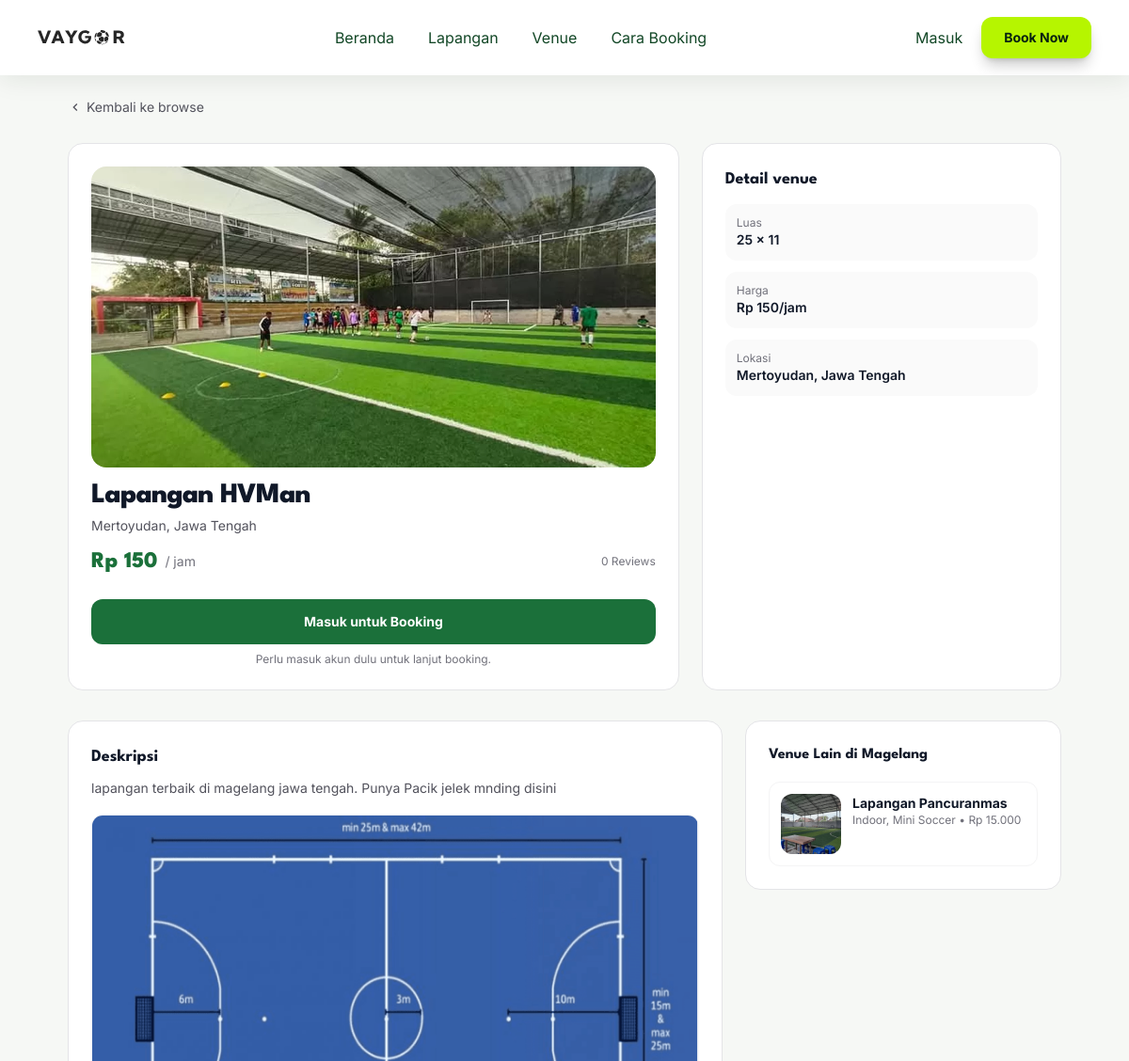
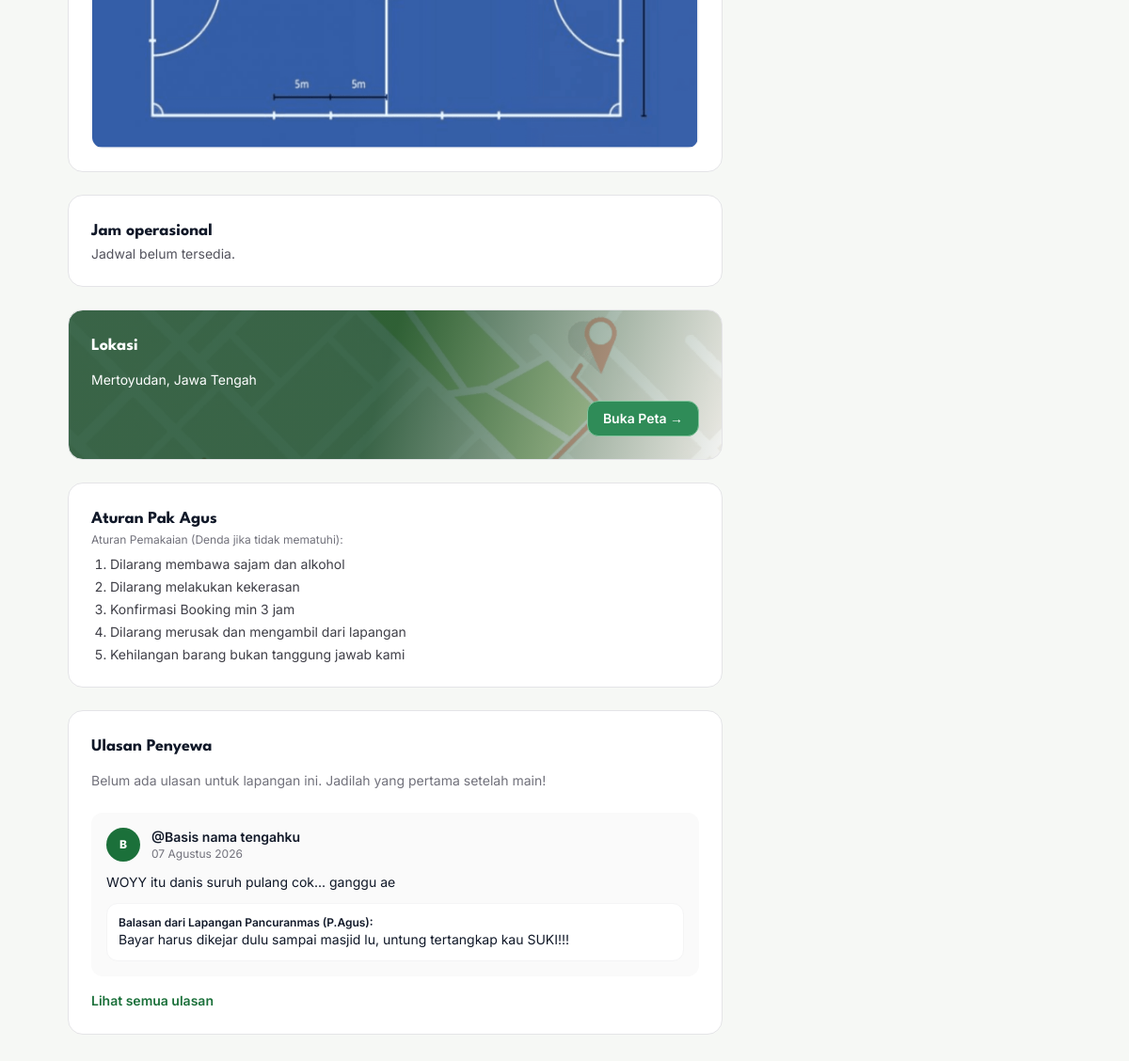
/index.php?p=produk&id=2, run on the app's committed database (2 pictures, top to bottom).
### tables this page shows
CREATE TABLE `fields` (
  `id` int UNSIGNED NOT NULL,
  `name` varchar(100) NOT NULL,
  `location` varchar(255) NOT NULL,
  `description` text,
  `capacity` int DEFAULT '10',
  `price` decimal(12,2) NOT NULL DEFAULT '0.00',
  `image` varchar(255) DEFAULT NULL
);

### pages/produk.php (the view, shortened to what this page needs)
<?php
$vid = (int)($_GET['id'] ?? 1);
$venue = null;
try {
  $stmt = $conn->prepare("
    SELECT * FROM fields WHERE id = ? LIMIT 1
    ");
  $stmt->bind_param("i", $vid);
  $stmt->execute();
  $res = $stmt->get_result();
  $venue = $res->fetch_assoc();
} catch (Throwable $e) {
  $venue = null;
}
function p_img($row)
{
  $c = $row['image'] ?? '';
  if ($c !== '') {
    if (file_exists(__DIR__ . '/../assets/uploads/' . $c)) return 'assets/uploads/' . $c;
  }
  return 'assets/images/lapangan.png';
}
function p_price($n)
{
  return 'Rp ' . number_format((float)$n, 0, ',', '.');
}
$scheds = [];
$other = [];
try {
  $stmt = $conn->prepare("SELECT
        f.*,
        ROUND(
            AVG(
                (b.rate_service + b.rate_comfort + b.rate_place) / 3
            ), 1
        ) AS rating,
        (
            SELECT COUNT(DISTINCT b.id) FROM bookings b
            WHERE b.id_field = f.id
                AND b.rate_service > 0
                AND b.rate_comfort > 0
                AND b.rate_place > 0
        ) AS total_rating
    FROM fields f
    LEFT JOIN bookings b
        ON b.id_field = f.id
        AND b.rate_service > 0
        AND b.rate_comfort > 0
        AND b.rate_place > 0
    WHERE f.id != ?
    GROUP BY f.id
    ORDER BY f.id ASC");
  $stmt->bind_param("i", $vid);
  $stmt->execute();
  $r = $stmt->get_result();
  while ($row = $r->fetch_assoc()) $other[] = $row;
} catch (Throwable $e) {
}
$ratingData = ['avg' => 0, 'count' => 0, 'service' => 0, 'comfort' => 0, 'place' => 0];
$catMap = [];
try {
  $rq = $conn->prepare("SELECT COUNT(*) AS c,
            ROUND(AVG((rate_service + rate_comfort + rate_place) / 3), 1) AS a,
            ROUND(AVG(rate_service), 1) AS s,
            ROUND(AVG(rate_comfort), 1) AS co,
            ROUND(AVG(rate_place), 1) AS p
        FROM bookings
        WHERE id_field = ? AND rate_service > 0 AND rate_comfort > 0 AND rate_place > 0");
  $rq->bind_param("i", $vid);
  $rq->execute();
  $rr = $rq->get_result()->fetch_assoc();
  $qm = mysqli_query($conn, "SELECT fk.id_field, k.name_kat FROM fields_kat fk JOIN kategori k ON k.id_kat = fk.id_kat ORDER BY k.name_kat");
  while ($m = mysqli_fetch_assoc($qm)) $catMap[$m['id_field']][] = $m['name_kat'];
} catch (Throwable $e) {
}
$userLoggedIn = !empty($_SESSION['id']);
$bookUrl = $userLoggedIn
  ? 'index.php?p=booking&id=' . (int) $venue['id']
  : 'login.php?redirect=' . urlencode('index.php?p=produk&id=' . (int) $venue['id']);
$bookLabel = $userLoggedIn ? 'Booking Sekarang' : 'Masuk untuk Booking';
?>
<div class="pt-20">
  <div class="mx-auto max-w-6xl px-6 sm:px-8 lg:px-12 py-6">
    <a href="index.php?p=browse" class="inline-flex items-center gap-1 text-sm text-zinc-600 hover:text-vaygor-600">
      <svg class="h-4 w-4" viewBox="0 0 24 24" fill="currentColor">
        <path d="M15.41 7.41 14 6l-6 6 6 6 1.41-1.41L10.83 12z" />
      </svg>
      Kembali ke browse
    </a>
  </div>
  <div class="mx-auto max-w-6xl px-6 sm:px-8 lg:px-12 pb-12">
    <div class="grid gap-6 lg:grid-cols-[1.7fr_1fr]">
      <div class="rounded-2xl border border-zinc-200 bg-white p-6">
        <img src="<?php echo htmlspecialchars(p_img($venue), ENT_QUOTES, 'UTF-8'); ?>" alt="<?php echo htmlspecialchars($venue['name'], ENT_QUOTES, 'UTF-8'); ?>" class="rounded-2xl h-64 sm:h-80 w-full object-cover">
        <h1 class="mt-3 font-spartan text-2xl sm:text-3xl font-extrabold tracking-tight"><?php echo htmlspecialchars($venue['name'], ENT_QUOTES, 'UTF-8'); ?></h1>
        <p class="mt-1 text-sm text-zinc-600"><?php echo htmlspecialchars($venue['location'], ENT_QUOTES, 'UTF-8'); ?></p>
        <div class="mt-3 flex items-center gap-2">
          <span class="font-spartan text-2xl font-extrabold text-vaygor-600"><?php echo htmlspecialchars(p_price($venue['price']), ENT_QUOTES, 'UTF-8'); ?></span>
          <span class="text-sm text-zinc-500">/ jam</span>
          <span class="ml-auto text-xs text-zinc-500"><?php echo (int) $ratingData['count']; ?> Reviews<?php echo $ratingData['count'] > 0 ? ' • ' . number_format($ratingData['avg'], 1) : ''; ?></span>
        </div>
        <a href="<?php echo htmlspecialchars($bookUrl, ENT_QUOTES, 'UTF-8'); ?>" class="mt-6 flex w-full items-center justify-center rounded-xl bg-vaygor-600 px-6 py-3.5 text-sm font-bold text-white hover:bg-vaygor-700"><?php echo htmlspecialchars($bookLabel, ENT_QUOTES, 'UTF-8'); ?></a>
        <?php if (!$userLoggedIn): ?>
          <p class="mt-2 text-center text-xs text-zinc-500">Perlu masuk akun dulu untuk lanjut booking.</p>
        <?php else: ?>
          <p class="mt-2 text-center text-xs text-zinc-500">Cek jadwal di bawah sebelum booking.</p>
        <?php endif; ?>
      </div>
      <div class="rounded-2xl border border-zinc-200 bg-white p-6">
        <h2 class="font-spartan text-lg font-bold">Detail venue</h2>
        <dl class="mt-3 grid gap-3 text-sm">
          <div class="rounded-xl bg-zinc-50 p-3">
            <dt class="text-xs text-zinc-500">Luas</dt>
            <dd class="font-semibold">25 x 11</dd>
          </div>
          <div class="rounded-xl bg-zinc-50 p-3">
            <dt class="text-xs text-zinc-500">Harga</dt>
            <dd class="font-semibold"><?php echo htmlspecialchars(p_price($venue['price']), ENT_QUOTES, 'UTF-8'); ?>/jam</dd>
          </div>
          <div class="rounded-xl bg-zinc-50 p-3">
            <dt class="text-xs text-zinc-500">Lokasi</dt>
            <dd class="font-semibold"><?php echo htmlspecialchars($venue['location'], ENT_QUOTES, 'UTF-8'); ?></dd>
          </div>
        </dl>
      </div>
    </div>
    <div class="mt-8 grid gap-6 lg:grid-cols-3">
      <div class="lg:col-span-2 space-y-6">
        <div class="rounded-2xl border border-zinc-200 bg-white p-6">
          <h2 class="font-spartan text-lg font-bold">Deskripsi</h2>
          <p class="mt-2 text-sm leading-relaxed text-zinc-600"><?php echo htmlspecialchars($venue['description'] ?? 'Lapangan futsal di Magelang.', ENT_QUOTES, 'UTF-8'); ?></p>
          <img src="assets/images/lapangan.png" alt="Denah" class="mt-4 w-full rounded-xl border border-zinc-100">
        </div>
        <div class="rounded-2xl border border-zinc-200 bg-white p-6">
          <h2 class="font-spartan text-lg font-bold">Jam operasional</h2>
          <?php if (!empty($scheds)): ?>
            <div class="mt-3 grid grid-cols-2 sm:grid-cols-3 gap-2 text-sm">
              <?php foreach ($scheds as $s): ?>
                <div class="rounded-xl border border-zinc-100 bg-zinc-50 px-3 py-2 flex justify-between"><span class="text-zinc-600"><?php echo htmlspecialchars($s['day_of_week'], ENT_QUOTES, 'UTF-8'); ?></span><span class="font-semibold"><?php echo htmlspecialchars(substr($s['open_time'], 0, 5), ENT_QUOTES, 'UTF-8'); ?>-<?php echo htmlspecialchars(substr($s['close_time'], 0, 5), ENT_QUOTES, 'UTF-8'); ?></span></div>
              <?php endforeach; ?>
            </div>
          <?php else: ?>
            <p class="text-sm text-zinc-600">Jadwal belum tersedia.</p>
          <?php endif; ?>
        </div>
        <div class="rounded-2xl border border-zinc-200 bg-white p-6 bg-[linear-gradient(105deg,rgba(18,71,38,0.82)_48%,rgba(232,233,232,0.55)_100%),url('assets/images/maps.png')] bg-cover bg-center text-white flex flex-col">
          <h2 class="font-spartan text-lg font-bold">Lokasi</h2>
          <p class="mt-3 text-sm"><?= htmlspecialchars($venue['location'], ENT_QUOTES, 'UTF-8'); ?></p>
          <a href="https://www.google.com/maps/search/?api=1&query=<?php echo urlencode($venue['name'] . ' Magelang'); ?>" target="_blank" rel="noopener" class="mt-3 ml-auto inline-flex rounded-xl border border-vaygor-300 bg-vaygor-500 px-4 py-2 text-sm font-semibold hover:text-vaygor-600 hover:bg-vaygor-100">Buka Peta →</a>
        </div>
        <div class="rounded-2xl border border-zinc-200 bg-white p-6">
          <h2 class="font-spartan text-lg font-bold">Aturan Pak Agus</h2>
          <p class="text-xs text-zinc-500">Aturan Pemakaian (Denda jika tidak mematuhi):</p>
          <ol class="mt-2 list-decimal pl-5 space-y-1 text-sm text-zinc-700">
            <li>Dilarang membawa sajam dan alkohol</li>
            <li>Dilarang melakukan kekerasan</li>
            <li>Konfirmasi Booking min 3 jam</li>
            <li>Dilarang merusak dan mengambil dari lapangan</li>
            <li>Kehilangan barang bukan tanggung jawab kami</li>
          </ol>
        </div>
        <div id="ulasan" class="rounded-2xl border border-zinc-200 bg-white p-6">
          <h2 class="font-spartan text-lg font-bold">Ulasan Penyewa</h2>
          <?php if ($ratingData['count'] > 0): ?>
            <div class="mt-3 flex items-center gap-3">
              <span class="font-spartan text-3xl font-extrabold"><?php echo number_format($ratingData['avg'], 1); ?></span>
              <span class="text-sm text-zinc-600"><?php echo (int) $ratingData['count']; ?> Reviews</span>
            </div>
            <div class="mt-4 space-y-3">
              <div class="flex justify-between text-sm"><span>Kondisi Lapangan</span><b><?php echo number_format($ratingData['place'], 2); ?></b></div>
              <div class="flex justify-between text-sm"><span>Kenyamanan &amp; Kebersihan</span><b><?php echo number_format($ratingData['comfort'], 2); ?></b></div>
              <div class="flex justify-between text-sm"><span>Komunikasi</span><b><?php echo number_format($ratingData['service'], 2); ?></b></div>
            </div>
          <?php else: ?>
            <p class="mt-3 text-sm text-zinc-500">Belum ada ulasan untuk lapangan ini. Jadilah yang pertama setelah main!</p>
          <?php endif; ?>
          <div class="mt-6 rounded-xl bg-zinc-50 p-4">
            <div class="flex gap-3">
              <span class="flex h-9 w-9 items-center justify-center rounded-full bg-vaygor-600 text-xs font-extrabold text-white">B</span>
              <div>
                <p class="text-sm font-semibold">@Basis nama tengahku</p>
                <p class="text-xs text-zinc-500">07 Agustus 2026</p>
              </div>
            </div>
            <p class="mt-3 text-sm">WOYY itu danis suruh pulang cok... ganggu ae</p>
            <div class="mt-3 rounded-xl bg-white p-3 border border-zinc-100">
              <p class="text-xs font-semibold">Balasan dari Lapangan Pancuranmas (P.Agus):</p>
              <p class="text-sm">Bayar harus dikejar dulu sampai masjid lu, untung tertangkap kau SUKI!!!</p>
            </div>
          </div>
          <a href="#ulasan" class="mt-4 inline-flex text-sm font-semibold text-vaygor-600">Lihat semua ulasan</a>
        </div>
      </div>
      <div>
        <div class="rounded-2xl border border-zinc-200 bg-white p-6">
          <h3 class="font-spartan font-bold">Venue Lain di Magelang</h3>
          <?php if (empty($other)): ?>
            <p class="text-sm text-zinc-500 mt-2">Tidak ada venue lain.</p>
            <?php else: foreach ($other as $o):
              $ocats = $catMap[$o['id']] ?? [];
              $olabel = !empty($ocats) ? implode(', ', array_slice($ocats, 0, 2)) : 'Lapangan';
              ?>
              <a href="index.php?p=produk&id=<?php echo (int) $o['id']; ?>" class="mt-4 flex gap-3 rounded-xl border border-zinc-100 p-3 hover:border-vaygor-600">
                <img src="<?php echo htmlspecialchars(p_img($o), ENT_QUOTES, 'UTF-8'); ?>" alt="" class="h-16 w-16 rounded-xl object-cover">
                <div>
                  <p class="text-sm font-bold"><?php echo htmlspecialchars($o['name'], ENT_QUOTES, 'UTF-8'); ?></p>
                  <p class="text-xs text-zinc-500"><?php echo htmlspecialchars($olabel, ENT_QUOTES, 'UTF-8'); ?> • <?php echo htmlspecialchars(p_price($o['price']), ENT_QUOTES, 'UTF-8'); ?></p>
                </div>
              </a>
          <?php endforeach;
          endif; ?>
        </div>
      </div>
    </div>
  </div>
</div>

### data on the page
fields: image (picture), name "Lapangan HVMan", location "Mertoyudan, Jawa Tengah", price "Rp 150", description "lapangan terbaik di magelang jawa tengah. Punya Pacik jelek mnding disini"
fields: image (picture), name "Lapangan Pancuranmas", id "Indoor, Mini Soccer", price "Rp 15.000"

### other printed values
$ratingData['count'] "0"
$bookLabel "Masuk untuk Booking"
